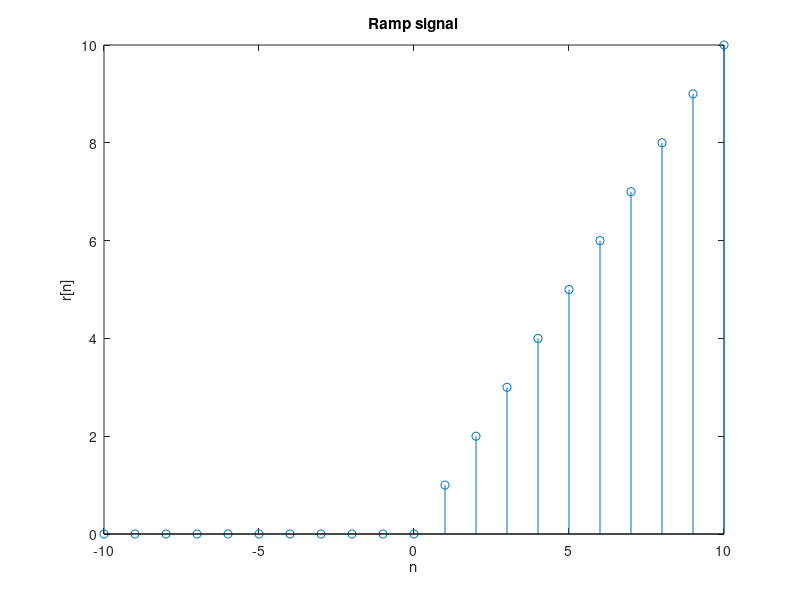

This figure's MATLAB source:
%%%%%%%%%%%%%%%%%%%%%%%%%%%%%%%%%%Ramp signal%%%%%%%%%%%%%%%%%%%%%%%%%%%

%Signal Generation
clc
clear all
n = [-10:10];
for i = 1:length(n)
    if(n(i)>=0)
        xn(i)=n(i);
    else
        xn(i) = 0;
    end
end

%This is for plotting
stem(n,xn);
xlabel("n");
ylabel("r[n]");
title("Ramp signal");
